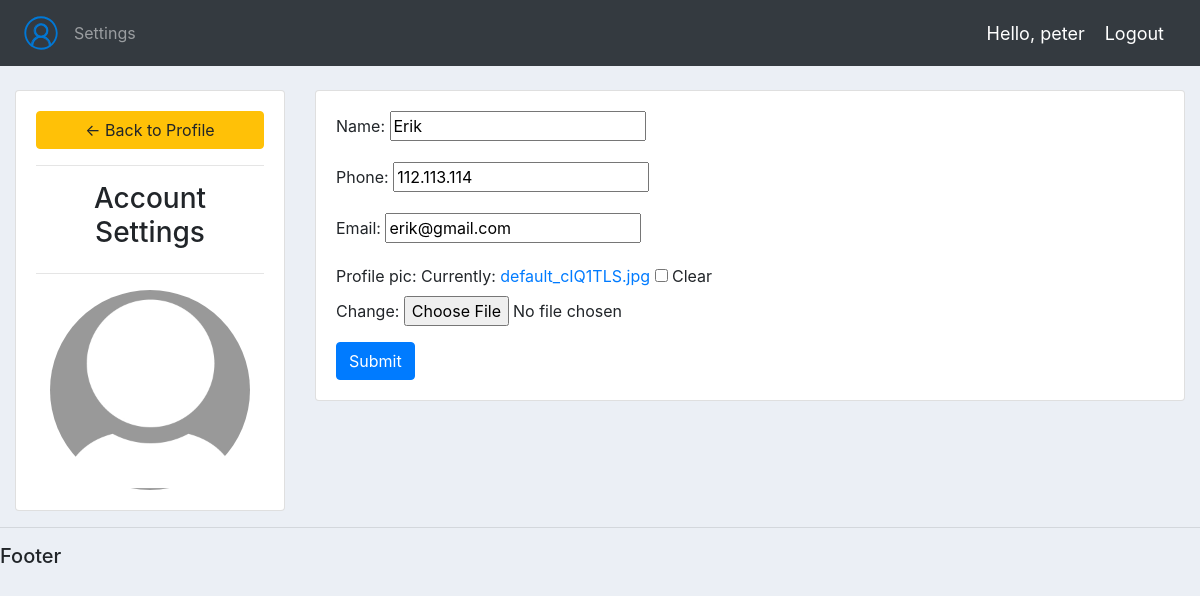
/account/ (signed in), run on the app's committed database.
### accounts/models.py (models this page shows, shortened)
class Customer(models.Model):
    user = models.OneToOneField(User, null=True, blank=True, on_delete=models.CASCADE)
    name = models.CharField(max_length=200, null=True)
    phone = models.CharField(max_length=200, null=True)
    email = models.CharField(max_length=200, null=True)
    profile_pic = models.ImageField(default="default.jpg", null=True, blank=True)
    date_created = models.DateTimeField(auto_now_add=True, null=True)

### accounts/decorators.py (the view)
        def wrapper_func(request, *args, **kwargs):
            if request.user.groups.exists():
                group = request.user.groups.all()[0].name
                if group in allowed_roles:
                    return view_func(request, *args, **kwargs)
                else:
                    return HttpResponse("You are not authorised to view this page")

### accounts/forms.py
class CustomerForm(ModelForm):
    class Meta:
        model = Customer
        fields = '__all__'
        exclude = ['user']

### accounts/templatetags/auth_extras.py (called while the page is built)
@register.filter(name='has_group')
def has_group(user, group_name):
    group = Group.objects.get(name=group_name)
    in_group = False
    if group in user.groups.all():
        in_group = True
    return in_group

### accounts/views.py (called while the page is built)
@login_required(login_url='login')
@allowed_users(allowed_roles=['customer'])
def account_settings(request):
    customer_data = request.user.customer
    form = CustomerForm(instance=customer_data)
    if request.method == "POST":
        form = CustomerForm(request.POST, request.FILES, instance=customer_data)
        if form.is_valid():
            form.save()
    context = {'form': form}
    return render(request, 'accounts/account_settings.html', context)

### accounts/templates/accounts/account_settings.html (shortened to what this page needs)
{% extends 'accounts/main.html' %}
{% load static %}
{% block content %}
<br>
<div class="row">
	<div class="col-md-3">
		<div class="card card-body">
			<a class="btn btn-warning" href="{% url 'home' %}"> &#8592; Back to Profile</a>
			<hr>
			<h3 style="text-align: center">Account Settings</h3>
			<hr>
			<img class="profile-pic" src="{{request.user.customer.profile_pic.url}}" >
		</div>
	</div>
	<div class="col-md-9">
		<div class="card card-body">
			<form method="POST" action="" enctype="multipart/form-data">
				{{form.as_p}}
			<input class="btn btn-primary" type="submit" name="Update Information">
			</form>
		</div>
	</div>
</div>
{% endblock %}

### accounts/templates/accounts/navbar.html (shortened to what this page needs)
{% load static %}
{% load auth_extras %}
<nav class="navbar navbar-expand-lg navbar-dark bg-dark">
  <img src="{% static 'images/logo.svg' %}">
  <div class="collapse navbar-collapse" id="navbarNav">
    <ul class="navbar-nav">
      {% if request.user|has_group:"admin" %}
      <li class="nav-item active">
        <a class="nav-link" href="{% url 'home' %}">Dashboard</a>
      </li>
      <li class="nav-item">
        <a class="nav-link" href="{% url 'products' %}">Products</a>
      </li>
      {% else %}
      <li>
        <a class="nav-link" href="{% url 'account' %}">Settings</a>
      </li>
      {% endif %}
    </ul>
  </div>
  <span class="hello-msg">Hello, {{request.user}}</span>
  <span ><a class="hello-msg" href="{% url 'logout' %}">Logout</a> </span>
</nav>

### static/css/main.css (style rules this page uses)
body { background-color: #ebeff5; }

### accounts/templates/accounts/navbar.html (style rules this page uses)
.hello-msg { font-size: 18px; color: #fff; margin-right: 20px; }

### accounts/templates/accounts/account_settings.html (style rules this page uses)
.profile-pic { max-width: 200px; max-height: 200px; margin: 0 auto; border-radius: 50%; }

### data on the page
Customer: name "Erik", phone "112.113.114", email "erik@gmail.com"

### other printed values
{{ request.user }} "peter"
